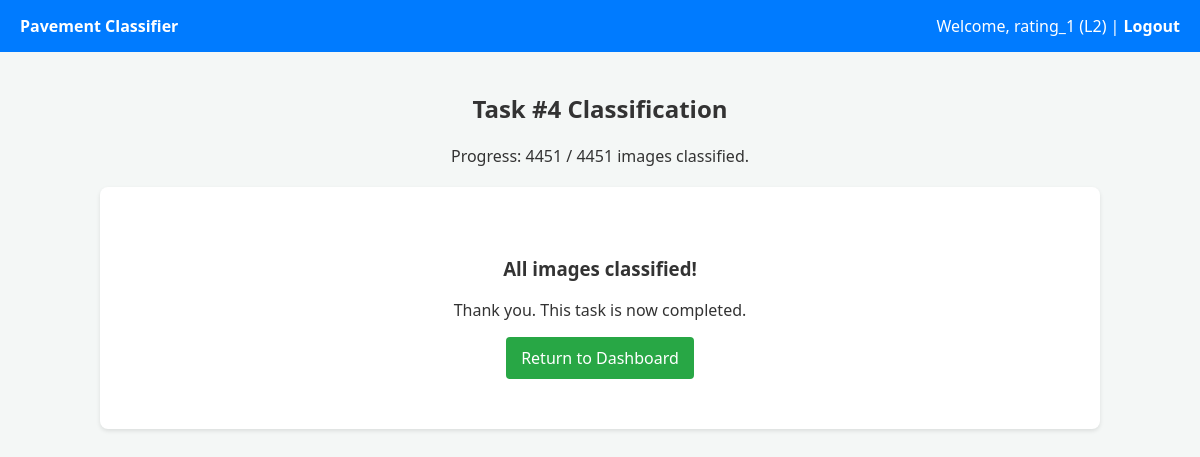
Screenshot of /tasks/4/classify (signed in) with the database file from the repository.
### app/models.py (models this page shows)
class User(Base):
    __tablename__ = "users"
    id = Column(Integer, primary_key=True, index=True)
    username = Column(String, unique=True, index=True)
    role = Column(String) # 'L1' or 'L2'
    hashed_password = Column(String)

class Task(Base):
    __tablename__ = "tasks"
    id = Column(Integer, primary_key=True, index=True)
    assigner_id = Column(Integer, ForeignKey("users.id"))
    assignee_id = Column(Integer, ForeignKey("users.id"))
    folder_path = Column(String)
    status = Column(String, default="pending") # 'pending', 'completed'
    created_at = Column(DateTime, default=datetime.datetime.utcnow)
    assigner = relationship("User", foreign_keys=[assigner_id])
    assignee = relationship("User", foreign_keys=[assignee_id])
    images = relationship("Image", back_populates="task")

### app/main.py (the view)
@app.get("/tasks/{task_id}/classify", response_class=HTMLResponse)
def classify_get(request: Request, task_id: int, user: User = Depends(require_l2), db: Session = Depends(get_db)):
    task = db.query(Task).filter(Task.id == task_id, Task.assignee_id == user.id).first()
    if not task:
        raise HTTPException(status_code=404, detail="Task not found")
    next_image = db.query(Image).filter(Image.task_id == task_id, Image.label == None).first()
    total = db.query(Image).filter(Image.task_id == task_id).count()
    classified = db.query(Image).filter(Image.task_id == task_id, Image.label != None).count()
    return templates.TemplateResponse(request=request, name="classify.html", context={
        "user": user, "task": task, "image": next_image,
        "total": total, "classified": classified
    })

### templates/classify.html (shortened to what this page needs)
{% extends "base.html" %}
{% block content %}
<div class="text-center" style="margin-bottom: 20px;">
    <h2>Task #{{ task.id }} Classification</h2>
    <p>Progress: {{ classified }} / {{ total }} images classified.</p>
</div>
{% if image %}
<div class="card text-center" style="max-width: 800px; margin: 0 auto; background-color: #222; padding: 20px; border-radius: 12px;">
    <img src="/api/images/serve/{{ image.id }}" alt="Image to classify" style="max-width: 100%; max-height: 60vh; border-radius: 8px;">
    <div style="margin-top: 30px; display: flex; justify-content: center; gap: 20px;">
        <form action="/api/images/{{ image.id }}/classify" method="post" id="form-pavement">
            <input type="hidden" name="label" value="pavement">
            <button type="submit" class="btn btn-primary" style="font-size: 24px; padding: 15px 40px;">[1] Pavement</button>
        </form>
        <form action="/api/images/{{ image.id }}/classify" method="post" id="form-normal">
            <input type="hidden" name="label" value="normal">
            <button type="submit" class="btn btn-secondary" style="font-size: 24px; padding: 15px 40px;">[2] Normal</button>
        </form>
    </div>
</div>
<div class="text-center" style="margin-top: 15px; color: #666;">
    <p>Tip: Use keyboard shortcut <strong>1</strong> for Pavement, <strong>2</strong> for Normal.</p>
</div>
{% else %}
<div class="card text-center" style="padding: 50px;">
    <h3>All images classified!</h3>
    <p>Thank you. This task is now completed.</p>
    <a href="/l2_dashboard" class="btn btn-success">Return to Dashboard</a>
</div>
{% endif %}
{% endblock %}

### templates/base.html (shortened to what this page needs)
<!DOCTYPE html>
<html lang="en">
<head>
</head>
<body>
    <header>
        <div>
            <a href="/">Pavement Classifier</a>
        </div>
        <div>
            {% if user %}
                <span>Welcome, {{ user.username }} ({{ user.role }}) | </span>
                <a href="/logout">Logout</a>
            {% endif %}
        </div>
    </header>
    <div class="container">
        {% block content %}{% endblock %}
    </div>
</body>
</html>

### templates/base.html (style rules this page uses)
body { font-family: 'Segoe UI', Tahoma, Geneva, Verdana, sans-serif; background-color: #f4f7f6; color: #333; margin: 0; padding: 0; }
.container { max-width: 1000px; margin: 0 auto; padding: 20px; }
header { background-color: #007bff; color: white; padding: 15px 20px; display: flex; justify-content: space-between; align-items: center; }
header a { color: white; text-decoration: none; font-weight: bold; }
.btn { padding: 10px 15px; border: none; border-radius: 4px; cursor: pointer; text-decoration: none; display: inline-block; }
.btn-success { background-color: #28a745; color: white; }
.card { background: white; border-radius: 8px; padding: 20px; margin-bottom: 20px; box-shadow: 0 2px 4px rgba(0,0,0,0.1); }
.text-center { text-align: center; }

### rows the page displays
User: username "rating_1", role "L2"
Task: id "4"

### other values shown
{{ classified }} "4451"
{{ total }} "4451"
